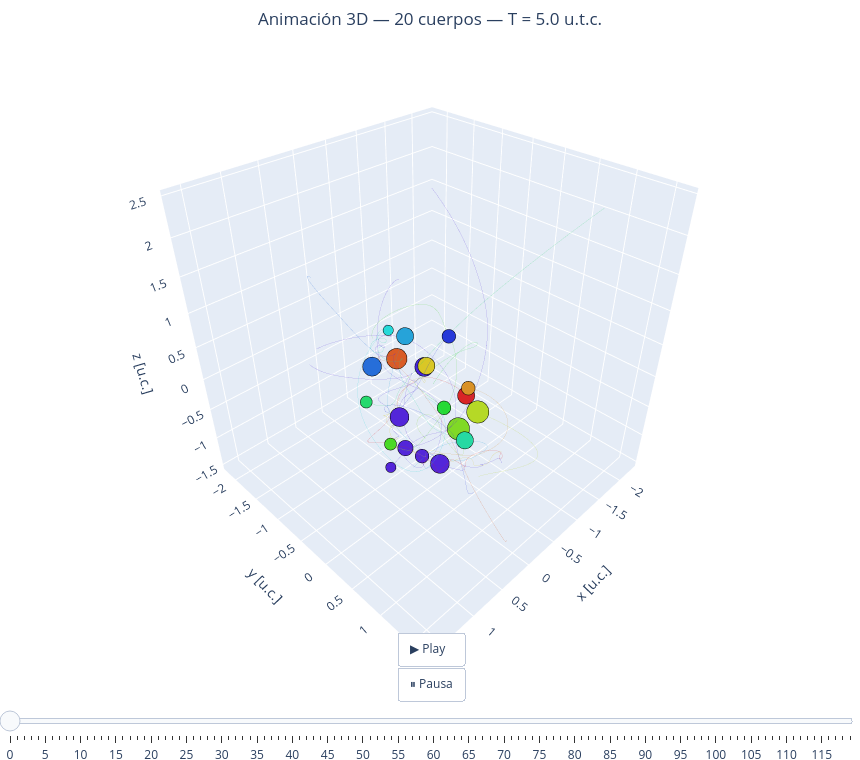

Notebook cell for this chart:
### Markdown cell above
Anima el sistema:

### Code cell
anima_ncuerpos(masas, rps, T)

### Figure 1 — Plotly figure (JSON) as saved in the notebook; plotly's stock layout.template omitted (floating-point values rounded to 4 significant figures; data arrays with more than 128 entries replaced by an {"elided": "..."} marker saying what was removed)
{"data": [{"hoverinfo": "skip", "line": {"color": "hsl(0,70%,50%)", "width": 1}, "mode": "lines", "opacity": 0.25, "showlegend": false, "type": "scatter3d", "x": {"elided": "1000 float values"}, "y": {"elided": "1000 float values"}, "z": {"elided": "1000 float values"}}, {"hoverinfo": "skip", "line": {"color": "hsl(18,70%,50%)", "width": 1}, "mode": "lines", "opacity": 0.25, "showlegend": false, "type": "scatter3d", "x": {"elided": "1000 float values"}, "y": {"elided": "1000 float values"}, "z": {"elided": "1000 float values"}}, {"hoverinfo": "skip", "line": {"color": "hsl(36,70%,50%)", "width": 1}, "mode": "lines", "opacity": 0.25, "showlegend": false, "type": "scatter3d", "x": {"elided": "1000 float values"}, "y": {"elided": "1000 float values"}, "z": {"elided": "1000 float values"}}, {"hoverinfo": "skip", "line": {"color": "hsl(54,70%,50%)", "width": 1}, "mode": "lines", "opacity": 0.25, "showlegend": false, "type": "scatter3d", "x": {"elided": "1000 float values"}, "y": {"elided": "1000 float values"}, "z": {"elided": "1000 float values"}}, {"hoverinfo": "skip", "line": {"color": "hsl(72,70%,50%)", "width": 1}, "mode": "lines", "opacity": 0.25, "showlegend": false, "type": "scatter3d", "x": {"elided": "1000 float values"}, "y": {"elided": "1000 float values"}, "z": {"elided": "1000 float values"}}, {"hoverinfo": "skip", "line": {"color": "hsl(90,70%,50%)", "width": 1}, "mode": "lines", "opacity": 0.25, "showlegend": false, "type": "scatter3d", "x": {"elided": "1000 float values"}, "y": {"elided": "1000 float values"}, "z": {"elided": "1000 float values"}}, {"hoverinfo": "skip", "line": {"color": "hsl(108,70%,50%)", "width": 1}, "mode": "lines", "opacity": 0.25, "showlegend": false, "type": "scatter3d", "x": {"elided": "1000 float values"}, "y": {"elided": "1000 float values"}, "z": {"elided": "1000 float values"}}, {"hoverinfo": "skip", "line": {"color": "hsl(125,70%,50%)", "width": 1}, "mode": "lines", "opacity": 0.25, "showlegend": false, "type": "scatter3d", "x": {"elided": "1000 float values"}, "y": {"elided": "1000 float values"}, "z": {"elided": "1000 float values"}}, {"hoverinfo": "skip", "line": {"color": "hsl(144,70%,50%)", "width": 1}, "mode": "lines", "opacity": 0.25, "showlegend": false, "type": "scatter3d", "x": {"elided": "1000 float values"}, "y": {"elided": "1000 float values"}, "z": {"elided": "1000 float values"}}, {"hoverinfo": "skip", "line": {"color": "hsl(162,70%,50%)", "width": 1}, "mode": "lines", "opacity": 0.25, "showlegend": false, "type": "scatter3d", "x": {"elided": "1000 float values"}, "y": {"elided": "1000 float values"}, "z": {"elided": "1000 float values"}}, {"hoverinfo": "skip", "line": {"color": "hsl(180,70%,50%)", "width": 1}, "mode": "lines", "opacity": 0.25, "showlegend": false, "type": "scatter3d", "x": {"elided": "1000 float values"}, "y": {"elided": "1000 float values"}, "z": {"elided": "1000 float values"}}, {"hoverinfo": "skip", "line": {"color": "hsl(198,70%,50%)", "width": 1}, "mode": "lines", "opacity": 0.25, "showlegend": false, "type": "scatter3d", "x": {"elided": "1000 float values"}, "y": {"elided": "1000 float values"}, "z": {"elided": "1000 float values"}}, {"hoverinfo": "skip", "line": {"color": "hsl(216,70%,50%)", "width": 1}, "mode": "lines", "opacity": 0.25, "showlegend": false, "type": "scatter3d", "x": {"elided": "1000 float values"}, "y": {"elided": "1000 float values"}, "z": {"elided": "1000 float values"}}, {"hoverinfo": "skip", "line": {"color": "hsl(234,70%,50%)", "width": 1}, "mode": "lines", "opacity": 0.25, "showlegend": false, "type": "scatter3d", "x": {"elided": "1000 float values"}, "y": {"elided": "1000 float values"}, "z": {"elided": "1000 float values"}}, {"hoverinfo": "skip", "line": {"color": "hsl(251,70%,50%)", "width": 1}, "mode": "lines", "opacity": 0.25, "showlegend": false, "type": "scatter3d", "x": {"elided": "1000 float values"}, "y": {"elided": "1000 float values"}, "z": {"elided": "1000 float values"}}, {"hoverinfo": "skip", "line": {"color": "hsl(270,70%,50%)", "width": 1}, "mode": "lines", "opacity": 0.25, "showlegend": false, "type": "scatter3d", "x": {"elided": "1000 float values"}, "y": {"elided": "1000 float values"}, "z": {"elided": "1000 float values"}}, {"hoverinfo": "skip", "line": {"color": "hsl(288,70%,50%)", "width": 1}, "mode": "lines", "opacity": 0.25, "showlegend": false, "type": "scatter3d", "x": {"elided": "1000 float values"}, "y": {"elided": "1000 float values"}, "z": {"elided": "1000 float values"}}, {"hoverinfo": "skip", "line": {"color": "hsl(306,70%,50%)", "width": 1}, "mode": "lines", "opacity": 0.25, "showlegend": false, "type": "scatter3d", "x": {"elided": "1000 float values"}, "y": {"elided": "1000 float values"}, "z": {"elided": "1000 float values"}}, {"hoverinfo": "skip", "line": {"color": "hsl(324,70%,50%)", "width": 1}, "mode": "lines", "opacity": 0.25, "showlegend": false, "type": "scatter3d", "x": {"elided": "1000 float values"}, "y": {"elided": "1000 float values"}, "z": {"elided": "1000 float values"}}, {"hoverinfo": "skip", "line": {"color": "hsl(342,70%,50%)", "width": 1}, "mode": "lines", "opacity": 0.25, "showlegend": false, "type": "scatter3d", "x": {"elided": "1000 float values"}, "y": {"elided": "1000 float values"}, "z": {"elided": "1000 float values"}}, {"marker": {"color": "hsl(0,70%,50%)", "line": {"color": "black", "width": 0.5}, "size": 10}, "mode": "markers", "name": "Cuerpo 1", "showlegend": false, "type": "scatter3d", "x": [-0.313], "y": [0.3634], "z": [0.08907]}, {"marker": {"color": "hsl(18,70%,50%)", "line": {"color": "black", "width": 0.5}, "size": 12}, "mode": "markers", "name": "Cuerpo 2", "showlegend": false, "type": "scatter3d", "x": [-0.2953], "y": [-0.8659], "z": [0.02122]}, {"marker": {"color": "hsl(36,70%,50%)", "line": {"color": "black", "width": 0.5}, "size": 8}, "mode": "markers", "name": "Cuerpo 3", "showlegend": false, "type": "scatter3d", "x": [-0.2218], "y": [0.4733], "z": [0.3174]}, {"marker": {"color": "hsl(54,70%,50%)", "line": {"color": "black", "width": 0.5}, "size": 10}, "mode": "markers", "name": "Cuerpo 4", "showlegend": false, "type": "scatter3d", "x": [-0.3006], "y": [-0.3135], "z": [0.1908]}, {"marker": {"color": "hsl(72,70%,50%)", "line": {"color": "black", "width": 0.5}, "size": 13}, "mode": "markers", "name": "Cuerpo 5", "showlegend": false, "type": "scatter3d", "x": [-0.2338], "y": [0.6262], "z": [0.03536]}, {"marker": {"color": "hsl(90,70%,50%)", "line": {"color": "black", "width": 0.5}, "size": 13}, "mode": "markers", "name": "Cuerpo 6", "showlegend": false, "type": "scatter3d", "x": [-0.4611], "y": [0.1186], "z": [-0.6976]}, {"marker": {"color": "hsl(108,70%,50%)", "line": {"color": "black", "width": 0.5}, "size": 7}, "mode": "markers", "name": "Cuerpo 7", "showlegend": false, "type": "scatter3d", "x": [0.7543], "y": [0.1534], "z": [-0.15]}, {"marker": {"color": "hsl(125,70%,50%)", "line": {"color": "black", "width": 0.5}, "size": 8}, "mode": "markers", "name": "Cuerpo 8", "showlegend": false, "type": "scatter3d", "x": [0.1644], "y": [0.4482], "z": [0.2284]}, {"marker": {"color": "hsl(144,70%,50%)", "line": {"color": "black", "width": 0.5}, "size": 7}, "mode": "markers", "name": "Cuerpo 9", "showlegend": false, "type": "scatter3d", "x": [0.7824], "y": [-0.2129], "z": [0.2901]}, {"marker": {"color": "hsl(162,70%,50%)", "line": {"color": "black", "width": 0.5}, "size": 10}, "mode": "markers", "name": "Cuerpo 10", "showlegend": false, "type": "scatter3d", "x": [0.2579], "y": [0.8701], "z": [0.05504]}, {"marker": {"color": "hsl(180,70%,50%)", "line": {"color": "black", "width": 0.5}, "size": 6}, "mode": "markers", "name": "Cuerpo 11", "showlegend": false, "type": "scatter3d", "x": [-0.1488], "y": [-0.8449], "z": [0.5507]}, {"marker": {"color": "hsl(198,70%,50%)", "line": {"color": "black", "width": 0.5}, "size": 10}, "mode": "markers", "name": "Cuerpo 12", "showlegend": false, "type": "scatter3d", "x": [-0.272], "y": [-0.6667], "z": [0.4895]}, {"marker": {"color": "hsl(216,70%,50%)", "line": {"color": "black", "width": 0.5}, "size": 11}, "mode": "markers", "name": "Cuerpo 13", "showlegend": false, "type": "scatter3d", "x": [-0.01818], "y": [-1.05], "z": [-0.06088]}, {"marker": {"color": "hsl(234,70%,50%)", "line": {"color": "black", "width": 0.5}, "size": 8}, "mode": "markers", "name": "Cuerpo 14", "showlegend": false, "type": "scatter3d", "x": [-0.3879], "y": [-0.01376], "z": [0.747]}, {"marker": {"color": "hsl(251,70%,50%)", "line": {"color": "black", "width": 0.5}, "size": 11}, "mode": "markers", "name": "Cuerpo 15", "showlegend": false, "type": "scatter3d", "x": [-0.4541], "y": [-0.5094], "z": [-0.01002]}, {"marker": {"color": "hsl(270,70%,50%)", "line": {"color": "black", "width": 0.5}, "size": 11}, "mode": "markers", "name": "Cuerpo 16", "showlegend": false, "type": "scatter3d", "x": [0.5357], "y": [0.08044], "z": [0.09078]}, {"marker": {"color": "hsl(288,70%,50%)", "line": {"color": "black", "width": 0.5}, "size": 6}, "mode": "markers", "name": "Cuerpo 17", "showlegend": false, "type": "scatter3d", "x": [0.848], "y": [0.2506], "z": [-0.3942]}, {"marker": {"color": "hsl(306,70%,50%)", "line": {"color": "black", "width": 0.5}, "size": 11}, "mode": "markers", "name": "Cuerpo 18", "showlegend": false, "type": "scatter3d", "x": [0.3649], "y": [0.5825], "z": [-0.44]}, {"marker": {"color": "hsl(324,70%,50%)", "line": {"color": "black", "width": 0.5}, "size": 8}, "mode": "markers", "name": "Cuerpo 19", "showlegend": false, "type": "scatter3d", "x": [0.52], "y": [0.4401], "z": [-0.306]}, {"marker": {"color": "hsl(342,70%,50%)", "line": {"color": "black", "width": 0.5}, "size": 9}, "mode": "markers", "name": "Cuerpo 20", "showlegend": false, "type": "scatter3d", "x": [0.5946], "y": [0.2343], "z": [-0.2639]}], "layout": {"height": 760, "margin": {"b": 0, "l": 0, "r": 0, "t": 50}, "scene": {"aspectmode": "data", "xaxis": {"title": {"text": "x [u.c.]"}}, "yaxis": {"title": {"text": "y [u.c.]"}}, "zaxis": {"title": {"text": "z [u.c.]"}}}, "sliders": [{"currentvalue": {"prefix": "Frame: ", "visible": true, "xanchor": "center"}, "pad": {"t": 40}, "steps": [{"args": [["0"], {"frame": {"duration": 0, "redraw": true}, "mode": "immediate"}], "label": "0", "method": "animate"}, {"args": [["1"], {"frame": {"duration": 0, "redraw": true}, "mode": "immediate"}], "label": "1", "method": "animate"}, {"args": [["2"], {"frame": {"duration": 0, "redraw": true}, "mode": "immediate"}], "label": "2", "method": "animate"}, {"args": [["3"], {"frame": {"duration": 0, "redraw": true}, "mode": "immediate"}], "label": "3", "method": "animate"}, {"args": [["4"], {"frame": {"duration": 0, "redraw": true}, "mode": "immediate"}], "label": "4", "method": "animate"}, {"args": [["5"], {"frame": {"duration": 0, "redraw": true}, "mode": "immediate"}], "label": "5", "method": "animate"}, {"args": [["6"], {"frame": {"duration": 0, "redraw": true}, "mode": "immediate"}], "label": "6", "method": "animate"}, {"args": [["7"], {"frame": {"duration": 0, "redraw": true}, "mode": "immediate"}], "label": "7", "method": "animate"}, {"args": [["8"], {"frame": {"duration": 0, "redraw": true}, "mode": "immediate"}], "label": "8", "method": "animate"}, {"args": [["9"], {"frame": {"duration": 0, "redraw": true}, "mode": "immediate"}], "label": "9", "method": "animate"}, {"args": [["10"], {"frame": {"duration": 0, "redraw": true}, "mode": "immediate"}], "label": "10", "method": "animate"}, {"args": [["11"], {"frame": {"duration": 0, "redraw": true}, "mode": "immediate"}], "label": "11", "method": "animate"}, {"args": [["12"], {"frame": {"duration": 0, "redraw": true}, "mode": "immediate"}], "label": "12", "method": "animate"}, {"args": [["13"], {"frame": {"duration": 0, "redraw": true}, "mode": "immediate"}], "label": "13", "method": "animate"}, {"args": [["14"], {"frame": {"duration": 0, "redraw": true}, "mode": "immediate"}], "label": "14", "method": "animate"}, {"args": [["15"], {"frame": {"duration": 0, "redraw": true}, "mode": "immediate"}], "label": "15", "method": "animate"}, {"args": [["16"], {"frame": {"duration": 0, "redraw": true}, "mode": "immediate"}], "label": "16", "method": "animate"}, {"args": [["17"], {"frame": {"duration": 0, "redraw": true}, "mode": "immediate"}], "label": "17", "method": "animate"}, {"args": [["18"], {"frame": {"duration": 0, "redraw": true}, "mode": "immediate"}], "label": "18", "method": "animate"}, {"args": [["19"], {"frame": {"duration": 0, "redraw": true}, "mode": "immediate"}], "label": "19", "method": "animate"}, {"args": [["20"], {"frame": {"duration": 0, "redraw": true}, "mode": "immediate"}], "label": "20", "method": "animate"}, {"args": [["21"], {"frame": {"duration": 0, "redraw": true}, "mode": "immediate"}], "label": "21", "method": "animate"}, {"args": [["22"], {"frame": {"duration": 0, "redraw": true}, "mode": "immediate"}], "label": "22", "method": "animate"}, {"args": [["23"], {"frame": {"duration": 0, "redraw": true}, "mode": "immediate"}], "label": "23", "method": "animate"}, {"args": [["24"], {"frame": {"duration": 0, "redraw": true}, "mode": "immediate"}], "label": "24", "method": "animate"}, {"args": [["25"], {"frame": {"duration": 0, "redraw": true}, "mode": "immediate"}], "label": "25", "method": "animate"}, {"args": [["26"], {"frame": {"duration": 0, "redraw": true}, "mode": "immediate"}], "label": "26", "method": "animate"}, {"args": [["27"], {"frame": {"duration": 0, "redraw": true}, "mode": "immediate"}], "label": "27", "method": "animate"}, {"args": [["28"], {"frame": {"duration": 0, "redraw": true}, "mode": "immediate"}], "label": "28", "method": "animate"}, {"args": [["29"], {"frame": {"duration": 0, "redraw": true}, "mode": "immediate"}], "label": "29", "method": "animate"}, {"args": [["30"], {"frame": {"duration": 0, "redraw": true}, "mode": "immediate"}], "label": "30", "method": "animate"}, {"args": [["31"], {"frame": {"duration": 0, "redraw": true}, "mode": "immediate"}], "label": "31", "method": "animate"}, {"args": [["32"], {"frame": {"duration": 0, "redraw": true}, "mode": "immediate"}], "label": "32", "method": "animate"}, {"args": [["33"], {"frame": {"duration": 0, "redraw": true}, "mode": "immediate"}], "label": "33", "method": "animate"}, {"args": [["34"], {"frame": {"duration": 0, "redraw": true}, "mode": "immediate"}], "label": "34", "method": "animate"}, {"args": [["35"], {"frame": {"duration": 0, "redraw": true}, "mode": "immediate"}], "label": "35", "method": "animate"}, {"args": [["36"], {"frame": {"duration": 0, "redraw": true}, "mode": "immediate"}], "label": "36", "method": "animate"}, {"args": [["37"], {"frame": {"duration": 0, "redraw": true}, "mode": "immediate"}], "label": "37", "method": "animate"}, {"args": [["38"], {"frame": {"duration": 0, "redraw": true}, "mode": "immediate"}], "label": "38", "method": "animate"}, {"args": [["39"], {"frame": {"duration": 0, "redraw": true}, "mode": "immediate"}], "label": "39", "method": "animate"}, {"args": [["40"], {"frame": {"duration": 0, "redraw": true}, "mode": "immediate"}], "label": "40", "method": "animate"}, {"args": [["41"], {"frame": {"duration": 0, "redraw": true}, "mode": "immediate"}], "label": "41", "method": "animate"}, {"args": [["42"], {"frame": {"duration": 0, "redraw": true}, "mode": "immediate"}], "label": "42", "method": "animate"}, {"args": [["43"], {"frame": {"duration": 0, "redraw": true}, "mode": "immediate"}], "label": "43", "method": "animate"}, {"args": [["44"], {"frame": {"duration": 0, "redraw": true}, "mode": "immediate"}], "label": "44", "method": "animate"}, {"args": [["45"], {"frame": {"duration": 0, "redraw": true}, "mode": "immediate"}], "label": "45", "method": "animate"}, {"args": [["46"], {"frame": {"duration": 0, "redraw": true}, "mode": "immediate"}], "label": "46", "method": "animate"}, {"args": [["47"], {"frame": {"duration": 0, "redraw": true}, "mode": "immediate"}], "label": "47", "method": "animate"}, {"args": [["48"], {"frame": {"duration": 0, "redraw": true}, "mode": "immediate"}], "label": "48", "method": "animate"}, {"args": [["49"], {"frame": {"duration": 0, "redraw": true}, "mode": "immediate"}], "label": "49", "method": "animate"}, {"args": [["50"], {"frame": {"duration": 0, "redraw": true}, "mode": "immediate"}], "label": "50", "method": "animate"}, {"args": [["51"], {"frame": {"duration": 0, "redraw": true}, "mode": "immediate"}], "label": "51", "method": "animate"}, {"args": [["52"], {"frame": {"duration": 0, "redraw": true}, "mode": "immediate"}], "label": "52", "method": "animate"}, {"args": [["53"], {"frame": {"duration": 0, "redraw": true}, "mode": "immediate"}], "label": "53", "method": "animate"}, {"args": [["54"], {"frame": {"duration": 0, "redraw": true}, "mode": "immediate"}], "label": "54", "method": "animate"}, {"args": [["55"], {"frame": {"duration": 0, "redraw": true}, "mode": "immediate"}], "label": "55", "method": "animate"}, {"args": [["56"], {"frame": {"duration": 0, "redraw": true}, "mode": "immediate"}], "label": "56", "method": "animate"}, {"args": [["57"], {"frame": {"duration": 0, "redraw": true}, "mode": "immediate"}], "label": "57", "method": "animate"}, {"args": [["58"], {"frame": {"duration": 0, "redraw": true}, "mode": "immediate"}], "label": "58", "method": "animate"}, {"args": [["59"], {"frame": {"duration": 0, "redraw": true}, "mode": "immediate"}], "label": "59", "method": "animate"}, {"args": [["60"], {"frame": {"duration": 0, "redraw": true}, "mode": "immediate"}], "label": "60", "method": "animate"}, {"args": [["61"], {"frame": {"duration": 0, "redraw": true}, "mode": "immediate"}], "label": "61", "method": "animate"}, {"args": [["62"], {"frame": {"duration": 0, "redraw": true}, "mode": "immediate"}], "label": "62", "method": "animate"}, {"args": [["63"], {"frame": {"duration": 0, "redraw": true}, "mode": "immediate"}], "label": "63", "method": "animate"}, {"args": [["64"], {"frame": {"duration": 0, "redraw": true}, "mode": "immediate"}], "label": "64", "method": "animate"}, {"args": [["65"], {"frame": {"duration": 0, "redraw": true}, "mode": "immediate"}], "label": "65", "method": "animate"}, {"args": [["66"], {"frame": {"duration": 0, "redraw": true}, "mode": "immediate"}], "label": "66", "method": "animate"}, {"args": [["67"], {"frame": {"duration": 0, "redraw": true}, "mode": "immediate"}], "label": "67", "method": "animate"}, {"args": [["68"], {"frame": {"duration": 0, "redraw": true}, "mode": "immediate"}], "label": "68", "method": "animate"}, {"args": [["69"], {"frame": {"duration": 0, "redraw": true}, "mode": "immediate"}], "label": "69", "method": "animate"}, {"args": [["70"], {"frame": {"duration": 0, "redraw": true}, "mode": "immediate"}], "label": "70", "method": "animate"}, {"args": [["71"], {"frame": {"duration": 0, "redraw": true}, "mode": "immediate"}], "label": "71", "method": "animate"}, {"args": [["72"], {"frame": {"duration": 0, "redraw": true}, "mode": "immediate"}], "label": "72", "method": "animate"}, {"args": [["73"], {"frame": {"duration": 0, "redraw": true}, "mode": "immediate"}], "label": "73", "method": "animate"}, {"args": [["74"], {"frame": {"duration": 0, "redraw": true}, "mode": "immediate"}], "label": "74", "method": "animate"}, {"args": [["75"], {"frame": {"duration": 0, "redraw": true}, "mode": "immediate"}], "label": "75", "method": "animate"}, {"args": [["76"], {"frame": {"duration": 0, "redraw": true}, "mode": "immediate"}], "label": "76", "method": "animate"}, {"args": [["77"], {"frame": {"duration": 0, "redraw": true}, "mode": "immediate"}], "label": "77", "method": "animate"}, {"args": [["78"], {"frame": {"duration": 0, "redraw": true}, "mode": "immediate"}], "label": "78", "method": "animate"}, {"args": [["79"], {"frame": {"duration": 0, "redraw": true}, "mode": "immediate"}], "label": "79", "method": "animate"}, {"args": [["80"], {"frame": {"duration": 0, "redraw": true}, "mode": "immediate"}], "label": "80", "method": "animate"}, {"args": [["81"], {"frame": {"duration": 0, "redraw": true}, "mode": "immediate"}], "label": "81", "method": "animate"}, {"args": [["82"], {"frame": {"duration": 0, "redraw": true}, "mode": "immediate"}], "label": "82", "method": "animate"}, {"args": [["83"], {"frame": {"duration": 0, "redraw": true}, "mode": "immediate"}], "label": "83", "method": "animate"}, {"args": [["84"], {"frame": {"duration": 0, "redraw": true}, "mode": "immediate"}], "label": "84", "method": "animate"}, {"args": [["85"], {"frame": {"duration": 0, "redraw": true}, "mode": "immediate"}], "label": "85", "method": "animate"}, {"args": [["86"], {"frame": {"duration": 0, "redraw": true}, "mode": "immediate"}], "label": "86", "method": "animate"}, {"args": [["87"], {"frame": {"duration": 0, "redraw": true}, "mode": "immediate"}], "label": "87", "method": "animate"}, {"args": [["88"], {"frame": {"duration": 0, "redraw": true}, "mode": "immediate"}], "label": "88", "method": "animate"}, {"args": [["89"], {"frame": {"duration": 0, "redraw": true}, "mode": "immediate"}], "label": "89", "method": "animate"}, {"args": [["90"], {"frame": {"duration": 0, "redraw": true}, "mode": "immediate"}], "label": "90", "method": "animate"}, {"args": [["91"], {"frame": {"duration": 0, "redraw": true}, "mode": "immediate"}], "label": "91", "method": "animate"}, {"args": [["92"], {"frame": {"duration": 0, "redraw": true}, "mode": "immediate"}], "label": "92", "method": "animate"}, {"args": [["93"], {"frame": {"duration": 0, "redraw": true}, "mode": "immediate"}], "label": "93", "method": "animate"}, {"args": [["94"], {"frame": {"duration": 0, "redraw": true}, "mode": "immediate"}], "label": "94", "method": "animate"}, {"args": [["95"], {"frame": {"duration": 0, "redraw": true}, "mode": "immediate"}], "label": "95", "method": "animate"}, {"args": [["96"], {"frame": {"duration": 0, "redraw": true}, "mode": "immediate"}], "label": "96", "method": "animate"}, {"args": [["97"], {"frame": {"duration": 0, "redraw": true}, "mode": "immediate"}], "label": "97", "method": "animate"}, {"args": [["98"], {"frame": {"duration": 0, "redraw": true}, "mode": "immediate"}], "label": "98", "method": "animate"}, {"args": [["99"], {"frame": {"duration": 0, "redraw": true}, "mode": "immediate"}], "label": "99", "method": "animate"}, {"args": [["100"], {"frame": {"duration": 0, "redraw": true}, "mode": "immediate"}], "label": "100", "method": "animate"}, {"args": [["101"], {"frame": {"duration": 0, "redraw": true}, "mode": "immediate"}], "label": "101", "method": "animate"}, {"args": [["102"], {"frame": {"duration": 0, "redraw": true}, "mode": "immediate"}], "label": "102", "method": "animate"}, {"args": [["103"], {"frame": {"duration": 0, "redraw": true}, "mode": "immediate"}], "label": "103", "method": "animate"}, {"args": [["104"], {"frame": {"duration": 0, "redraw": true}, "mode": "immediate"}], "label": "104", "method": "animate"}, {"args": [["105"], {"frame": {"duration": 0, "redraw": true}, "mode": "immediate"}], "label": "105", "method": "animate"}, {"args": [["106"], {"frame": {"duration": 0, "redraw": true}, "mode": "immediate"}], "label": "106", "method": "animate"}, {"args": [["107"], {"frame": {"duration": 0, "redraw": true}, "mode": "immediate"}], "label": "107", "method": "animate"}, {"args": [["108"], {"frame": {"duration": 0, "redraw": true}, "mode": "immediate"}], "label": "108", "method": "animate"}, {"args": [["109"], {"frame": {"duration": 0, "redraw": true}, "mode": "immediate"}], "label": "109", "method": "animate"}, {"args": [["110"], {"frame": {"duration": 0, "redraw": true}, "mode": "immediate"}], "label": "110", "method": "animate"}, {"args": [["111"], {"frame": {"duration": 0, "redraw": true}, "mode": "immediate"}], "label": "111", "method": "animate"}, {"args": [["112"], {"frame": {"duration": 0, "redraw": true}, "mode": "immediate"}], "label": "112", "method": "animate"}, {"args": [["113"], {"frame": {"duration": 0, "redraw": true}, "mode": "immediate"}], "label": "113", "method": "animate"}, {"args": [["114"], {"frame": {"duration": 0, "redraw": true}, "mode": "immediate"}], "label": "114", "method": "animate"}, {"args": [["115"], {"frame": {"duration": 0, "redraw": true}, "mode": "immediate"}], "label": "115", "method": "animate"}, {"args": [["116"], {"frame": {"duration": 0, "redraw": true}, "mode": "immediate"}], "label": "116", "method": "animate"}, {"args": [["117"], {"frame": {"duration": 0, "redraw": true}, "mode": "immediate"}], "label": "117", "method": "animate"}, {"args": [["118"], {"frame": {"duration": 0, "redraw": true}, "mode": "immediate"}], "label": "118", "method": "animate"}, {"args": [["119"], {"frame": {"duration": 0, "redraw": true}, "mode": "immediate"}], "label": "119", "method": "animate"}]}], "title": {"text": "Animación 3D — 20 cuerpos — T = 5.0 u.t.c.", "x": 0.5}, "updatemenus": [{"buttons": [{"args": [null, {"frame": {"duration": 40, "redraw": true}, "fromcurrent": true, "mode": "immediate"}], "label": "▶ Play", "method": "animate"}, {"args": [[null], {"frame": {"duration": 0, "redraw": false}, "mode": "immediate"}], "label": "⏸ Pausa", "method": "animate"}], "showactive": false, "type": "buttons", "x": 0.5, "xanchor": "center", "y": 0.02}], "width": 860}}
